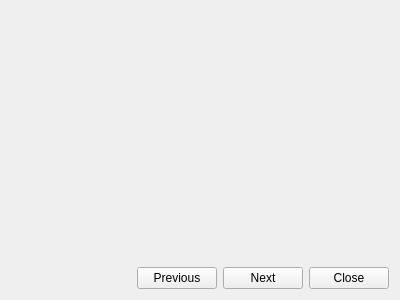
<?xml version="1.0" encoding="UTF-8"?>
<ui version="4.0">
 <class>Dialog</class>
 <widget class="QDialog" name="Dialog">
  <property name="geometry">
   <rect>
    <x>0</x>
    <y>0</y>
    <width>400</width>
    <height>300</height>
   </rect>
  </property>
  <property name="sizePolicy">
   <sizepolicy hsizetype="Expanding" vsizetype="Expanding">
    <horstretch>0</horstretch>
    <verstretch>0</verstretch>
   </sizepolicy>
  </property>
  <property name="windowTitle">
   <string>Dialog</string>
  </property>
  <layout class="QVBoxLayout" name="verticalLayout">
   <item>
    <widget class="QLabel" name="tutorial_text">
     <property name="sizePolicy">
      <sizepolicy hsizetype="Preferred" vsizetype="Expanding">
       <horstretch>0</horstretch>
       <verstretch>0</verstretch>
      </sizepolicy>
     </property>
     <property name="text">
      <string/>
     </property>
    </widget>
   </item>
   <item>
    <layout class="QHBoxLayout" name="horizontalLayout">
     <item>
      <spacer name="horizontalSpacer">
       <property name="orientation">
        <enum>Qt::Horizontal</enum>
       </property>
       <property name="sizeHint" stdset="0">
        <size>
         <width>40</width>
         <height>20</height>
        </size>
       </property>
      </spacer>
     </item>
     <item>
      <widget class="QPushButton" name="prev_button">
       <property name="text">
        <string>Previous</string>
       </property>
       <property name="autoDefault">
        <bool>false</bool>
       </property>
      </widget>
     </item>
     <item>
      <widget class="QPushButton" name="next_button">
       <property name="text">
        <string>Next</string>
       </property>
       <property name="autoDefault">
        <bool>false</bool>
       </property>
      </widget>
     </item>
     <item>
      <widget class="QPushButton" name="close_button">
       <property name="text">
        <string>Close</string>
       </property>
       <property name="autoDefault">
        <bool>false</bool>
       </property>
      </widget>
     </item>
    </layout>
   </item>
  </layout>
 </widget>
 <resources/>
 <connections/>
</ui>
